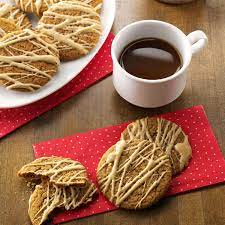
#> input picture 8-9th-week-image-processing/rgbImg.jpg, 225 x 225 px
$ python colorComplement.py
#> lines starting #> are read from the running program, lines starting #| are printed output that depends on the picture
import cv2

image = cv2.imread('rgbImg.jpg')
#> image is the input picture: shape (225, 225, 3); mean B, G, R 78.9, 106.2, 156.9

invert = 255 - image
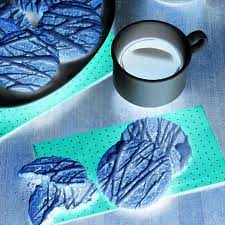
#> invert: shape (225, 225, 3); mean B, G, R 176.1, 148.8, 98.1

img3 = cv2.hconcat([image,invert])
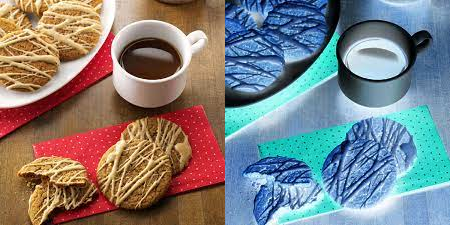
#> img3: shape (225, 450, 3); mean B, G, R 127.5, 127.5, 127.5
cv2.imshow("RGB Color Complement",img3)

cv2.waitKey(0)

$ run again, with 8-9th-week-image-processing/spring.jpg copied over 8-9th-week-image-processing/rgbImg.jpg
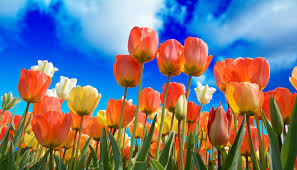
#> input picture 8-9th-week-image-processing/spring.jpg, 297 x 170 px
#> image is the input picture: shape (170, 297, 3); mean B, G, R 126.9, 119.1, 120.6
#> `invert = 255 - image`:
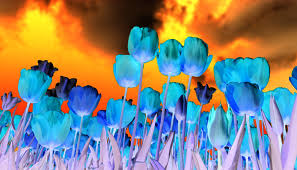
#> invert: shape (170, 297, 3); mean B, G, R 128.1, 135.9, 134.4
#> `img3 = cv2.hconcat([image,invert])`:
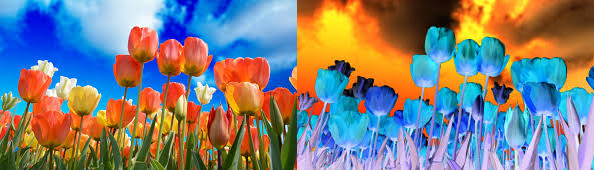
#> img3: shape (170, 594, 3); mean B, G, R 127.5, 127.5, 127.5
